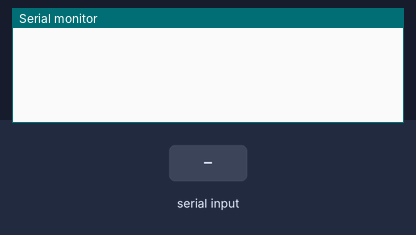
Simulated run of this sketch. Board: Arduino Uno, built with avr-gcc and run on an emulated ATmega328P. Parts: the last lines printed to the serial monitor. Inputs (shaded band) come from the test bench.

Above: at 1.2 s.
1.3 s: byte 1 (1) received over Serial
At 1.9 s:
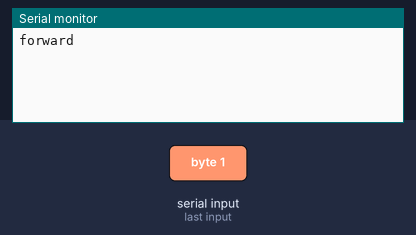
2.8 s: "2" received over the second serial link
At 3.5 s:
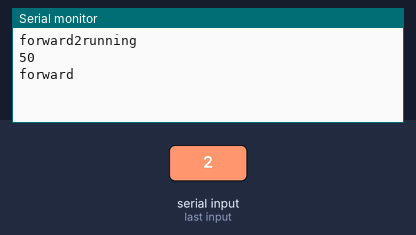
4.3 s: "3" received over the second serial link
At 4.7 s:
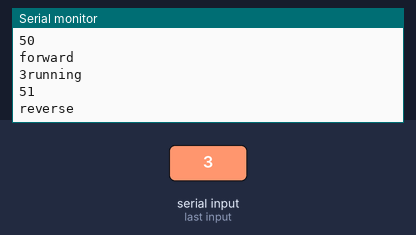
5.8 s: "0" received over the second serial link
At 7.0 s:
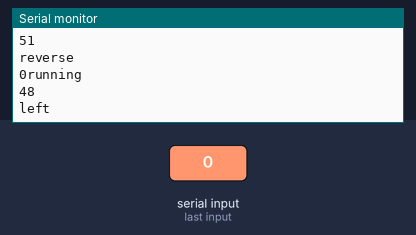
7.3 s: "1" received over the second serial link
At 8.1 s:
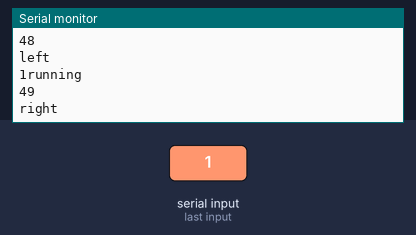
Timing chart, 0 to 9.8 s (numbered marks = the images above; inputs shaded):
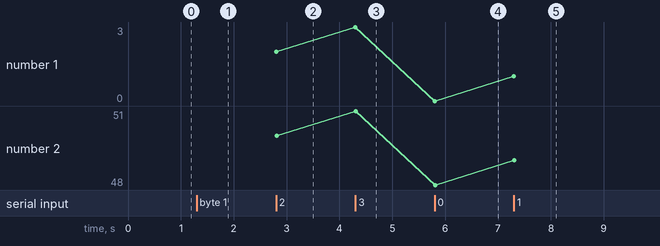

The sketch:

rtr.ino
```cpp
#include <SoftwareSerial.h>
SoftwareSerial BTserial(2, 3); // SRX | STX
// Connect the HC-05 TX to Arduino pin 2(as SRX).
// Connect the HC-05 RX to Arduino pin 3 (as STX) through a voltage divider.
#define IN1 12
#define IN2 11
#define IN3 10
#define IN4 9

void setup()
{
 Serial.begin(9600);
 BTserial.begin(9600);
}

void loop()
{
 while (BTserial.available())
 {
   int x = BTserial.read();
   Serial.write(x);
   Serial.println("running");
   Serial.println(x);

   if(x==50){
    Serial.println("forward");
    forward();
   } else if (x==51){
    Serial.println("reverse");
    reverse();
   } else if (x==48){
    Serial.println("left");
    left();
   } else if (x==49){
    Serial.println("right");
    right();
   } else if (x==52){
    Serial.println("right");
    stoprobot();
   }


//   switch (x)
//{
//    case 1:
//        forward();
//    case 2:
//        reverse();
//    case 3:
//        left();
//    case 4:
//        right();
//    default:
//        stoprobot();
//}
 }

 if (Serial.available())
 {
   int y = Serial.read();
   BTserial.write(y);
   if(y == 1) {
    Serial.write("forward");
   }
 }
}

void forward()
{
  digitalWrite(IN1, HIGH);
  digitalWrite(IN2, LOW);
  digitalWrite(IN3, HIGH);
  digitalWrite(IN4, LOW);
}

void reverse()
{
  digitalWrite(IN1, LOW);
  digitalWrite(IN2, HIGH);
  digitalWrite(IN3, LOW);
  digitalWrite(IN4, HIGH);
}

void left()
{
  digitalWrite(IN1, LOW);
  digitalWrite(IN2, LOW);
  digitalWrite(IN3, HIGH);
  digitalWrite(IN4, LOW);
}

void right()
{
  digitalWrite(IN1, HIGH);
  digitalWrite(IN2, LOW);
  digitalWrite(IN3, LOW);
  digitalWrite(IN4, LOW);
}

void stoprobot()
{
  digitalWrite(IN1, LOW);
  digitalWrite(IN2, LOW);
  digitalWrite(IN3, LOW);
  digitalWrite(IN4, LOW);
}
```

Measured:
- after the input at 1.3 s, the serial monitor: prints a new line at once (image 1)
- after the input at 2.8 s, the serial monitor: prints a new line at once (image 2)
- after the input at 4.3 s, the serial monitor: prints a new line at once (image 3)
- after the input at 5.8 s, the serial monitor: prints a new line at once (image 4)
- after the input at 7.3 s, the serial monitor: prints a new line at once (image 5)
- plotted number 1: 2 → 3 after the input at 4.3 s, 3 → 0 after the input at 5.8 s, 0 → 1 after the input at 7.3 s
- plotted number 2: 50 → 51 after the input at 4.3 s, 51 → 48 after the input at 5.8 s, 48 → 49 after the input at 7.3 s
